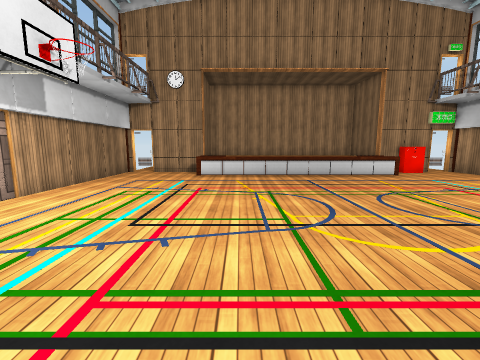
view 1 (above)

14 first-person views from a walk through a scene from a Unity 3-D project. The camera is 1.5 m above the floor, tilts 8° down and sees 90° across. The floor is counted in squares, 1 m on a side. Each view is taken from the middle of a square. On the plan, view 1 faces up. The plan holds only what a view shows up to about 13 squares ahead; the rest is blank. The place goes on beyond the plan. The player character is not drawn. Door leaves are left out, so doorways stand open. Some surface patterns are stand-ins.

view 2
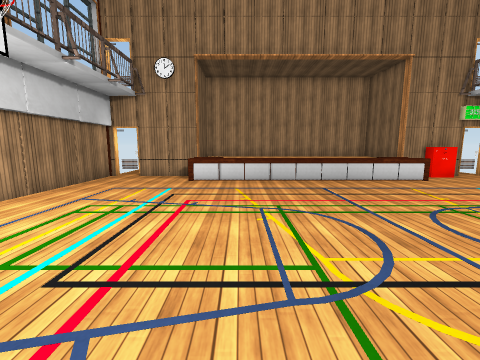

view 3
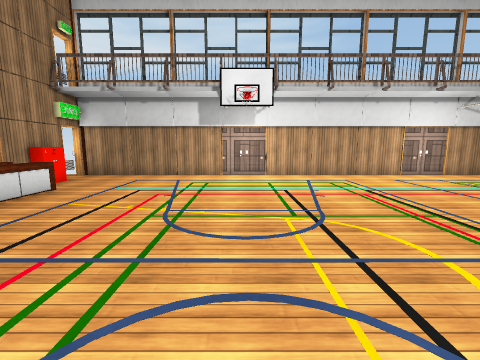

view 4
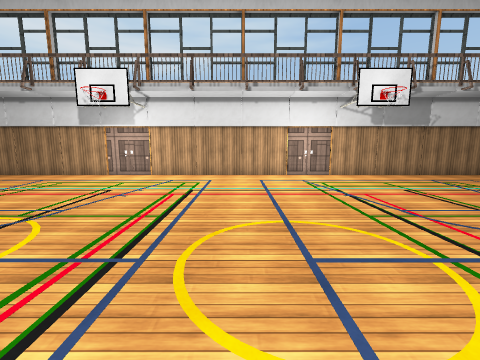

view 5
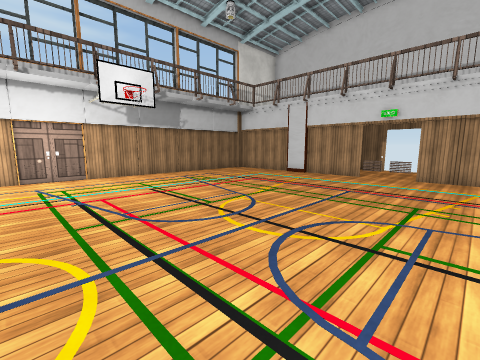

view 6
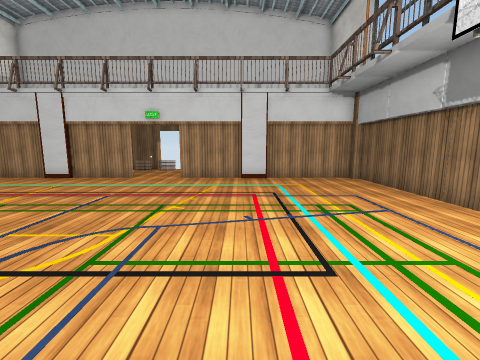

view 7
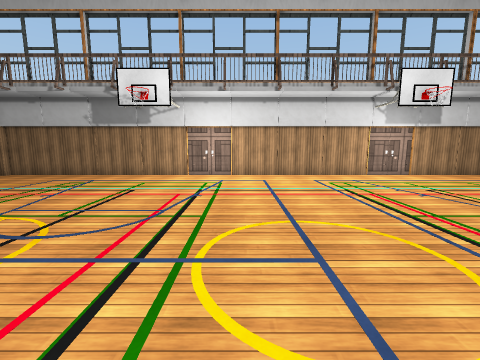

view 8
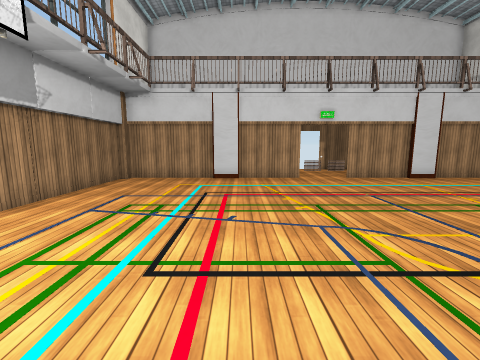

view 9
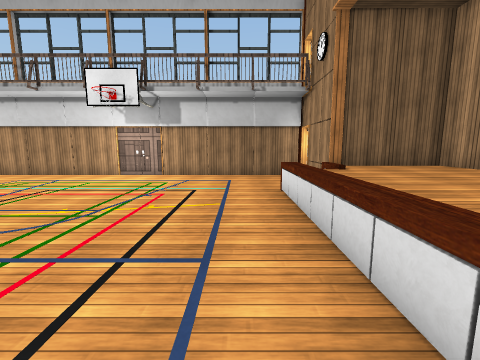

view 10
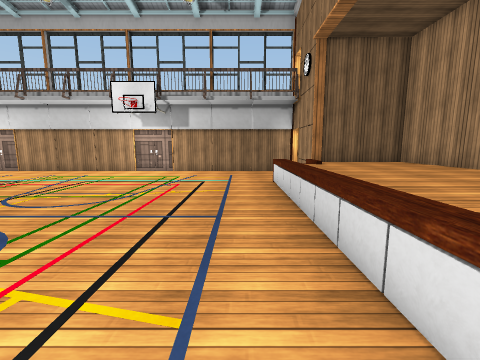

view 11
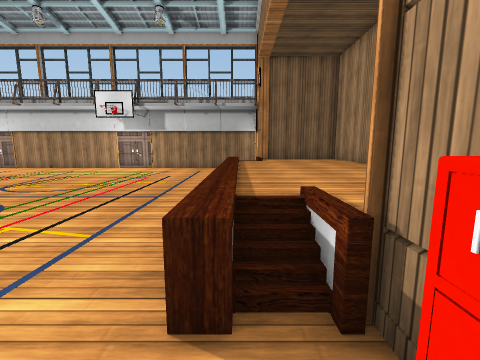

view 12
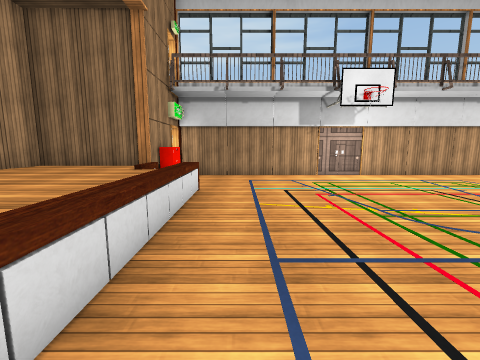

view 13
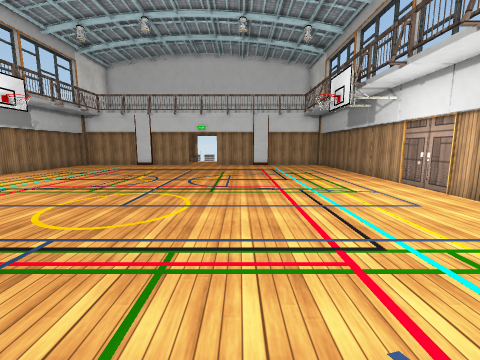

view 14
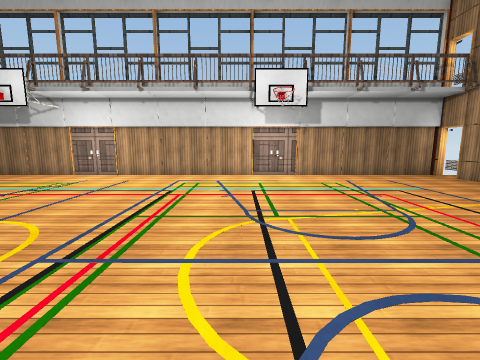

### Floor plan
Key: @ floor where view 1 was taken; # wall or solid block; . main floor; : floor 0.75 m higher than the main floor; + floor 1 m higher than the main floor; D open door; = window, fence, low wall or low ledge; v drop or lower ground; O other object.
Columns run from 7 left of view 1 to 13 right of it. Each row starts with its distance up from view 1.
 17      #         #
 16      #:::::::::#
 15  v   v:::::::::v   v
 14 #DD###+:::::::+##ODD#
 13 #....==:::::::==....#
 12 #...................#
 11 #...................#
 10 #...................#
  9 #...................#
  8 #...................#
  7 #...................#
  6 #...................#
  5 #...................#
  4 #...................#
  3 #...................#
  2 #...................#
  1 #...................#
  0 #......@............#
 -1 #...................#
 -2 #...................#
 -3 #...................#
 -4 #...................#
 -5 #...................#
 -6 #...................#
 -7 #...................#
 -8 #...................#
 -9 #...................#
-10 #...................#
-11 #...................#
-12 #...................#
-13 #...................#
-14 #........DDD........#
-15 #########...#########
-16          ...

Positions as (right, up) in squares from view 1, and headings:
1: (0, 0), facing up
2: (0, 2), facing up
3: (0, 6), facing right
4: (0, 0), facing right
5: (0, -2), facing down-right
6: (-1, -3), facing down
7: (6, -2), facing left
8: (7, -3), facing down
9: (6, 11), facing left
10: (8, 11), facing left
11: (10, 13), facing left
12: (0, 11), facing right
13: (0, 5), facing down
14: (6, 4), facing left
